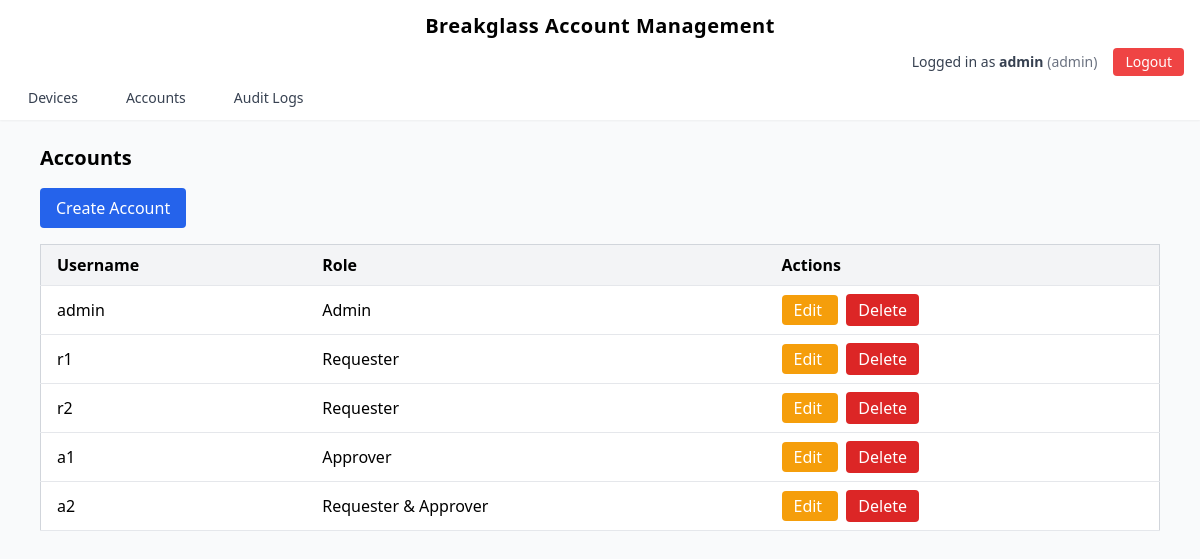
The app's page /ui/accounts (signed in) with its own data.
### models/user.py (models this page shows)
class User(Base):
    __tablename__ = "users"
    id = Column(Integer, primary_key=True, index=True)
    username = Column(String, unique=True, index=True, nullable=False)
    email = Column(String, unique=True, index=True, nullable=False)
    auth_source = Column(String, default="local")  # local, ldap, saml, oidc
    password_hash = Column(String, nullable=True)
    role = Column(String, nullable=False)  # admin, requester, approver, requester_approver
    otp_secret = Column(String, nullable=True)
    is_active = Column(Boolean, default=True)

### ui/routes/accounts.py (the view)
@router.get("/accounts", response_class=HTMLResponse)
async def accounts_page(
    request: Request,
    current_user: User | None = Depends(get_current_user_optional),
    db: AsyncSession = Depends(get_db),
):
    if current_user is None:
        log_action(
        current_user,
        "accounts_view",
        "Redirected to login page due to unauthenticated access attempt",
        request,
        category="accounts"
    )
        return RedirectResponse("/ui/login")
    if current_user.role != "admin":
        log_action(
            current_user,
            "accounts_view",
            "Attempted to view accounts list without admin privileges",
            request,
            category="accounts"
        )
        return RedirectResponse("/ui/devices")
    stmt = select(User)
    result = await db.execute(stmt)
    accounts = result.scalars().all()
    log_action(
        current_user,
        "accounts_view",
        "Viewed accounts list",
        request,
        category="accounts"
    )
    return templates.TemplateResponse(
        "accounts.html",
        {"request": request, "current_user": current_user, "accounts": accounts},
    )

### ui/templates/accounts.html (shortened to what this page needs)
{% extends "base.html" %}
{% block content %}
<h1 class="text-xl font-bold mb-4">Accounts</h1>
<a href="/ui/accounts/create"
   class="bg-blue-600 text-white px-4 py-2 rounded hover:bg-blue-700 px-4 py-2 inline-block">
  Create Account
</a>
<div class="mt-4 overflow-x-auto">
  <table class="min-w-full bg-white border border-gray-300 rounded">
    <thead class="bg-gray-100 border-b">
      <tr>
        <th class="px-4 py-2 text-left">Username</th>
        <th class="px-4 py-2 text-left">Role</th>
        <th class="px-4 py-2 text-left">Actions</th>
      </tr>
    </thead>
    <tbody id="accounts-table">
      {% include "partials/accounts_table.html" %}
    </tbody>
  </table>
</div>
{% endblock %}

### ui/templates/base.html (shortened to what this page needs)
<!DOCTYPE html>
<html lang="en">
<head>
  <link href="https://cdn.jsdelivr.net/npm/tailwindcss@2.2.19/dist/tailwind.min.css" rel="stylesheet">
</head>
<body class="bg-gray-50 min-h-screen">
  <header class="w-full bg-white shadow-sm px-4 py-3">
    <div class="flex justify-center items-center">
      <div class="text-xl font-bold tracking-wide">
        Breakglass Account Management
      </div>
    </div>
    {% if current_user and current_user.username %}
    <div class="flex justify-end items-center space-x-4 mt-2">
      <span class="text-sm text-gray-700">
        Logged in as <strong>{{ current_user.username }}</strong>
        <span class="text-gray-500">({{ current_user.role }})</span>
      </span>
      <a href="/ui/logout"
         class="text-sm bg-red-500 text-white px-3 py-1 rounded hover:bg-red-600">
        Logout
      </a>
    </div>
    <nav class="mt-3">
      <ul class="flex space-x-6 text-sm font-medium">
        <li>
          <a href="/ui/devices"
             class="text-gray-700 px-3 py-1 rounded-md transition
                    hover:bg-blue-600 hover:text-white">
            Devices
          </a>
        </li>
        {% if current_user.role == "admin" %}
          <li>
            <a href="/ui/accounts"
               class="text-gray-700 px-3 py-1 rounded-md transition
                      hover:bg-blue-600 hover:text-white">
              Accounts
            </a>
          </li>
        {% endif %}
        {% if current_user.role == "admin" %}
        <li>
          <a href="/ui/logs" class="text-gray-700 px-3 py-1 rounded-md transition
                    hover:bg-blue-600 hover:text-white">
            Audit Logs
          </a>
        </li>
        {% endif %}
      </ul>
    </nav>
    {% endif %}
  </header>
  <main class="max-w-6xl mx-auto px-4 py-6">
    {% block content %}{% endblock %}
  </main>
</body>
</html>

### ui/templates/partials/accounts_table.html
{% for u in accounts %}
<tr id="row-{{ u.id }}" class="border-b hover:bg-gray-50">
  <td class="px-4 py-2">{{ u.username }}</td>
  <td class="px-4 py-2">
    {% if u.role == "requester_approver" %}
      Requester & Approver
    {% elif u.role == "requester" %}
      Requester
    {% elif u.role == "approver" %}
      Approver
    {% elif u.role == "admin" %}
      Admin
    {% else %}
      {{ u.role }}
    {% endif %}
  </td>
  <td class="px-4 py-2 space-x-2">
    <a href="/ui/accounts/{{ u.id }}/edit"
       class="bg-yellow-500 text-white px-3 py-1 rounded hover:bg-yellow-600">
      Edit
    </a>
    <button
      class="bg-red-600 text-white px-3 py-1 rounded hover:bg-red-700"
      hx-get="/ui/accounts/{{ u.id }}/delete-inline"
      hx-target="#row-{{ u.id }}"
      hx-swap="outerHTML">
      Delete
    </button>
  </td>
</tr>
{% endfor %}

### records on screen
User: username "admin", role "admin", shows "Admin"
User: username "r1", role "Requester"
User: username "r2", role "Requester"
User: username "a1", role "Approver"
User: username "a2", shows "Requester & Approver"
